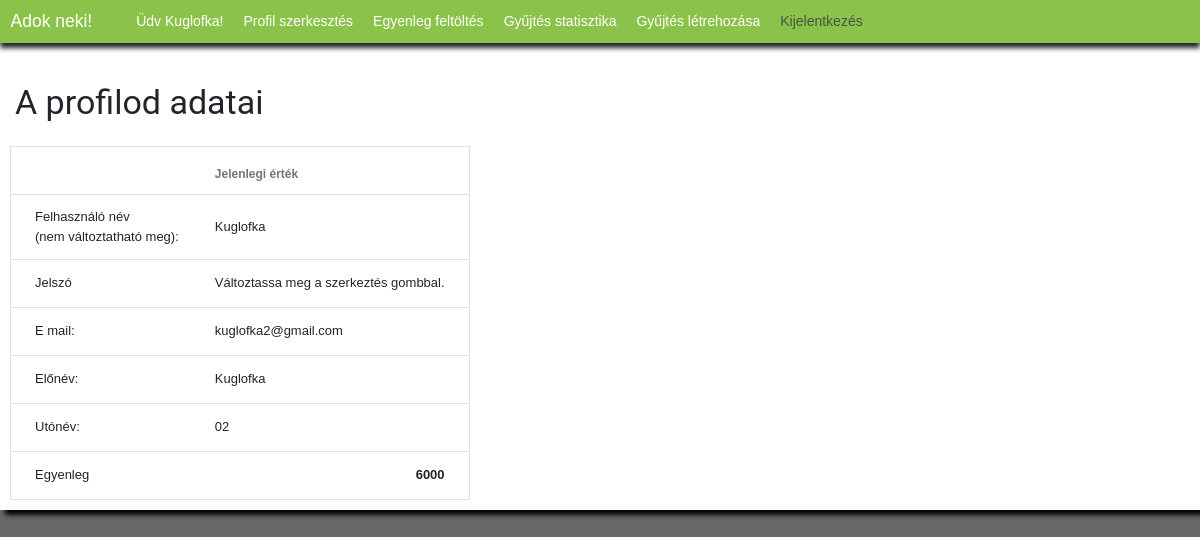
Before: /profil/ (signed in) with the older database file.
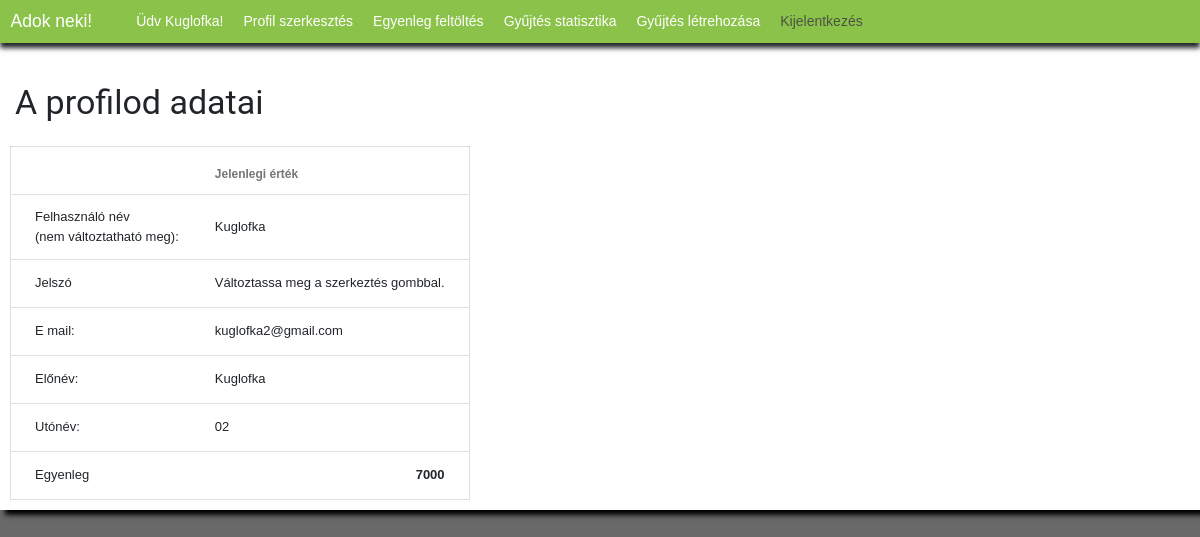
After: the same page with the newer database file.
### app/models.py (models this page shows, shortened)
class felhasznalo(models.Model):
    becenev = models.ForeignKey(
        settings.AUTH_USER_MODEL, on_delete=models.CASCADE)
    egyenleg = models.IntegerField(default=0)
    class Meta:
        ordering = ["id"]

### app/views.py (the view)
# urls.py: path("profil/", views.profil, name="profil"),
def profil(request):
    assert isinstance(request, HttpRequest)
    felhasznaloAlapertelmezett = User.objects.get(id=request.user.id)
    felhasznaloKiegeszito = felhasznalo.objects.get(becenev=request.user.id)
    return render(request, "templates/app/profil.html", {"cim": "Adok neki! - Profil", "felhasznaloAlapertelmezett": felhasznaloAlapertelmezett, "felhasznaloKiegeszito": felhasznaloKiegeszito})

### app/templates/app/profil.html (shortened to what this page needs)
{% extends "templates/app/layout/layout_nav.html" %}
{% block content %}
{% if user.is_authenticated %}
<div id="profilAdat" clas="mdl-grid">
	<div id="doboz" class="mdl-tabs__panel is active">
		<h3 id="dobozcim">A profilod adatai</h3>
		<table class="mdl-data-table mdl-js-data-table">
			<thead>
				<th class="mdl-data-table__cell--non-numeric"></th>
				<th class="mdl-data-table__cell--non-numeric">Jelenlegi érték</th>
			</thead>
			<tr>
				<td class="mdl-data-table__cell--non-numeric">Felhasználó név<br>(nem változtatható meg):</td>
				<td class="mdl-data-table__cell--non-numeric">{{felhasznaloAlapertelmezett.username}}</td>
			</tr>
			<tr>
				<td class="mdl-data-table__cell--non-numeric">Jelszó</td>
				<td class="mdl-data-table__cell--non-numeric">Változtassa meg a szerkeztés gombbal.</td>
			</tr>
			<tr>
				<td class="mdl-data-table__cell--non-numeric">E mail:</td>
				<td class="mdl-data-table__cell--non-numeric">{{felhasznaloAlapertelmezett.email}}</td>
			</tr>
			<tr>
				<td class="mdl-data-table__cell--non-numeric">Előnév:</td>
				<td class="mdl-data-table__cell--non-numeric">{{felhasznaloAlapertelmezett.first_name}}</td>
			</tr>
			<tr>
				<td class="mdl-data-table__cell--non-numeric">Utónév:</td>
				<td class="mdl-data-table__cell--non-numeric">{{felhasznaloAlapertelmezett.last_name}}</td>
			</tr>
			<tr>
				<td class="mdl-data-table__cell--non-numeric">Egyenleg</td>
				<td class="mdl-data-table__cell"><strong>{{felhasznaloKiegeszito.egyenleg}}</strong></td>
			</tr>
		</table>
	</div>
</div>
{% else %}
<p id="alternativValasz">Úgy tűnik, hogy nem vagy bejelentkezve! <a href="{% url 'bejelentkezes' %}">Jelentkezz be</a>
	az oldal megtekintéséhez!</p>
{% endif %}
{% endblock %}

Changed rows visible on the page:
changed felhasznalo: egyenleg "6000" → "7000"
